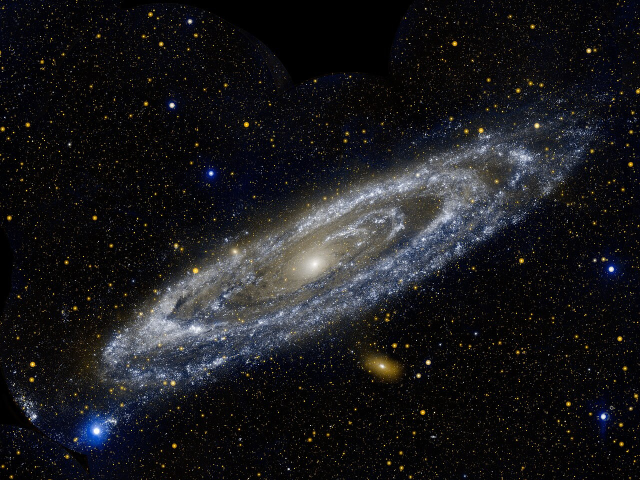
#> input picture Astronomy Pictures/Andromeda.jpeg, 1280 x 960 px (shown at 1/2 size); its folder holds only this picture in this run
$ python -i recognizer.py   (imports and definitions only)
#> lines starting #> are read from the running program, lines starting #| are printed output that depends on the picture
### astronomy_recognizer/features.py
from __future__ import annotations

from dataclasses import dataclass
from math import sqrt
from pathlib import Path
from typing import Iterable

from PIL import Image, ImageFilter, ImageOps, ImageStat


@dataclass
class ImageFeatures:
    average_hash: str
    difference_hash: str
    edge_hash: str
    color_histogram: list[float]
    grayscale_histogram: list[float]
    aspect_ratio: float
    brightness: float
    contrast: float

    def to_dict(self) -> dict:
        return {
            "average_hash": self.average_hash,
            "difference_hash": self.difference_hash,
            "edge_hash": self.edge_hash,
            "color_histogram": self.color_histogram,
            "grayscale_histogram": self.grayscale_histogram,
            "aspect_ratio": self.aspect_ratio,
            "brightness": self.brightness,
            "contrast": self.contrast,
        }

    # [12 lines left out: function from_dict, not called in this run]


def load_image(image_path: Path | str) -> Image.Image:
    image = Image.open(image_path)
    return ImageOps.exif_transpose(image).convert("RGB")


def extract_features(image_path: Path | str) -> ImageFeatures:
    image = load_image(image_path)
    return extract_features_from_image(image)


def extract_features_from_image(image: Image.Image) -> ImageFeatures:
    grayscale = ImageOps.grayscale(image)
    average_hash = compute_average_hash(grayscale)
    difference_hash = compute_difference_hash(grayscale)
    edge_hash = compute_average_hash(grayscale.filter(ImageFilter.FIND_EDGES))
    color_histogram = normalized_color_histogram(image)
    grayscale_histogram = normalized_histogram(grayscale.histogram(), bins=16)
    aspect_ratio = image.width / image.height if image.height else 1.0

    stats = ImageStat.Stat(grayscale)
    brightness = stats.mean[0]
    contrast = stats.stddev[0]

    return ImageFeatures(
        average_hash=average_hash,
        difference_hash=difference_hash,
        edge_hash=edge_hash,
        color_histogram=color_histogram,
        grayscale_histogram=grayscale_histogram,
        aspect_ratio=aspect_ratio,
        brightness=brightness / 255.0,
        contrast=contrast / 255.0,
    )


def compute_average_hash(grayscale_image: Image.Image, size: int = 8) -> str:
    resized = grayscale_image.resize((size, size))
    pixels = list(resized.getdata())
    average = sum(pixels) / len(pixels)
    return "".join("1" if value >= average else "0" for value in pixels)


def compute_difference_hash(grayscale_image: Image.Image, size: int = 8) -> str:
    resized = grayscale_image.resize((size + 1, size))
    bits: list[str] = []
    for y in range(size):
        for x in range(size):
            left = resized.getpixel((x, y))
            right = resized.getpixel((x + 1, y))
            bits.append("1" if left > right else "0")
    return "".join(bits)


def normalized_color_histogram(image: Image.Image, bins_per_channel: int = 8) -> list[float]:
    channels = image.split()
    histogram: list[float] = []
    for channel in channels:
        histogram.extend(normalized_histogram(channel.histogram(), bins_per_channel))
    return histogram


def normalized_histogram(values: Iterable[int], bins: int) -> list[float]:
    values = list(values)
    bucket_size = len(values) // bins
    compressed = [
        sum(values[index : index + bucket_size])
        for index in range(0, len(values), bucket_size)
    ]
    compressed = compressed[:bins]
    total = sum(compressed) or 1
    return [value / total for value in compressed]


def hamming_distance(first: str, second: str) -> int:
    return sum(1 for a, b in zip(first, second) if a != b)


def l1_distance(first: Iterable[float], second: Iterable[float]) -> float:
    return sum(abs(a - b) for a, b in zip(first, second))

### astronomy_recognizer/recognizer.py
from __future__ import annotations

import json
from dataclasses import dataclass
from pathlib import Path

from PIL import ImageEnhance, ImageFilter, ImageOps

from .features import (
    ImageFeatures,
    extract_features,
    extract_features_from_image,
    hamming_distance,
    l1_distance,
    load_image,
)
from .metadata import build_catalog_entry


@dataclass
class MatchResult:
    messier_id: str
    title: str
    common_name: str | None
    category: str
    description: str
    reference_image: str
    star_map_image: str | None
    similarity_score: float
    confidence_label: str


class MessierRecognizer:
    # [100 lines left out: functions __init__, predict, build_reference_index, combined_distance, not called in this run]


def build_reference_feature_sets(image_path: Path | str) -> list[dict]:
    image = load_image(image_path)
#> in load_image, image is the input picture: PIL image 1280x960 RGB; mean R, G, B 25.9, 25.9, 28.9
    return serialize_feature_sets(generate_image_variants(image, include_flip=False))


def extract_query_feature_sets(image_path: Path | str) -> list[ImageFeatures]:
    image = load_image(image_path)
    return generate_image_variants(image, include_flip=True)


def generate_image_variants(image, include_flip: bool) -> list[ImageFeatures]:
    variants = [
        image,
        ImageOps.autocontrast(image),
        ImageEnhance.Contrast(image).enhance(1.18),
        ImageEnhance.Contrast(image).enhance(0.88),
        ImageEnhance.Brightness(image).enhance(1.08),
        ImageEnhance.Brightness(image).enhance(0.92),
        image.filter(ImageFilter.SHARPEN),
        image.filter(ImageFilter.SMOOTH),
    ]
    if include_flip:
        variants.append(ImageOps.mirror(image))
    return [extract_features_from_image(variant.convert("RGB")) for variant in variants]
#> in extract_features_from_image, `grayscale = ImageOps.grayscale(image)`:
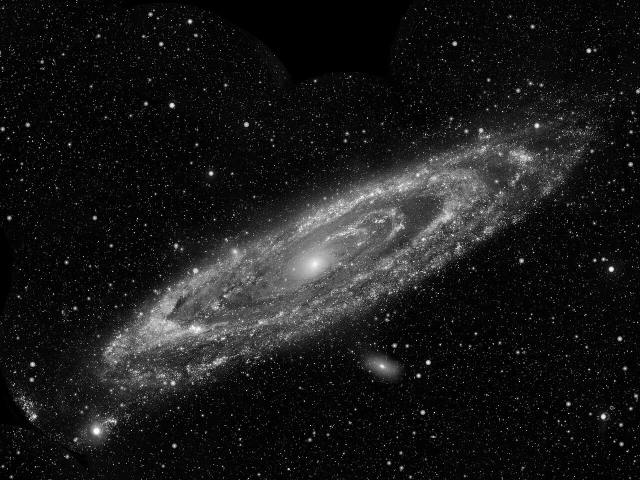
#> grayscale: PIL image 1280x960 L (shown at 1/2 size); min 0, max 255, mean 26.2
#> in compute_average_hash, `pixels = list(resized.getdata())`: pixels = 64 values, max 120 at index 35, min 1 at index 4, mean 26.36
#> in compute_average_hash, `average = sum(pixels) / len(pixels)`: average = 26.36
#> after the loop in compute_difference_hash, `for y in range(size):`: bits = 64 items, first 6: '0', '0', '1', '1', '0', '0'
#> the loop in normalized_color_histogram, `for channel in channels:` made 3 passes
#> compressed in normalized_histogram on passes 1 to 3: [945502, 98326, 74779, 54929, 30346, 14462, 6523, 3933], [939947, 98215, 78172, 56601, 30636, 14811, 6613, 3805], [915849, 111467, 82470, 58150, 32783, 17251, 7281, 3549]
#> after the loop in normalized_color_histogram, `for channel in channels:`: histogram = [0.769, 0.08, 0.0609, 0.0447, 0.0247, 0.0118, 0.00531, 0.0032, 0.765, 0.0799, 0.0636, 0.0461, 0.0249, 0.0121, 0.00538, 0.0031, 0.745, 0.0907, 0.0671, 0.0473, 0.0267, 0.014, 0.00593, 0.00289]
#> in extract_features_from_image, `color_histogram = normalized_color_histogram(image)`: color_histogram has the same summary as histogram in normalized_color_histogram
#> in extract_features_from_image, `grayscale_histogram = normalized_histogram(grayscale.histogram(), bins..`: grayscale_histogram = [0.679, 0.0855, 0.0442, 0.0366, 0.0333, 0.0303, 0.0259, 0.0201, 0.0144, 0.0104, 0.00716, 0.00484, 0.00328, 0.00217, 0.00159, 0.0012]
#> in extract_features_from_image, `brightness = stats.mean[0]`: brightness = 26.24
#> in extract_features_from_image, `contrast = stats.stddev[0]`: contrast = 42.16
#> the loop in normalized_color_histogram (call 2), `for channel in channels:` made 3 passes
#> in extract_features_from_image (call 3), `grayscale = ImageOps.grayscale(image)`:
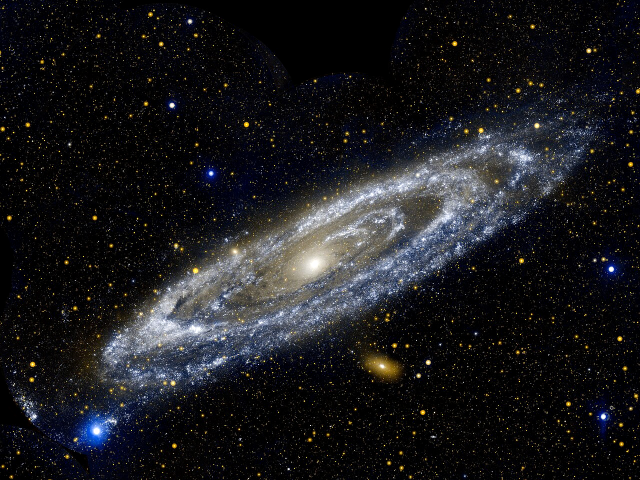
#> image: PIL image 1280x960 RGB (shown at 1/2 size); mean R, G, B 26.6, 26.8, 30
#> in extract_features_from_image (call 3), `color_histogram = normalized_color_histogram(image)`: color_histogram = [0.769, 0.0692, 0.0541, 0.0439, 0.0297, 0.0167, 0.00883, 0.00805, 0.765, 0.0688, 0.056, 0.0461, 0.0299, 0.0172, 0.00898, 0.00803, 0.745, 0.0797, 0.058, 0.0487, 0.0306, 0.0188, 0.0105, 0.00829]
#> in extract_features_from_image (call 3), `grayscale_histogram = normalized_histogram(grayscale.histogram(), bins..`: grayscale_histogram = [0.696, 0.0674, 0.0379, 0.0327, 0.0284, 0.0277, 0.0245, 0.0215, 0.0168, 0.0132, 0.00977, 0.0073, 0.00541, 0.00365, 0.0029, 0.00478]
#> in extract_features_from_image (call 3), `brightness = stats.mean[0]`: brightness = 27.07
#> in extract_features_from_image (call 3), `contrast = stats.stddev[0]`: contrast = 48.63


def serialize_feature_sets(feature_sets: list[ImageFeatures]) -> list[dict]:
    return [
        {
            "features": feature_set.to_dict(),
        }
        for feature_set in feature_sets
    ]


# [19 lines left out: functions score_object, confidence_from_score, not called in this run]

>>> result = build_reference_feature_sets('../Astronomy Pictures/Andromeda.jpeg')
#> result = 8 items

$ run again, on Astronomy Pictures/Crab.png
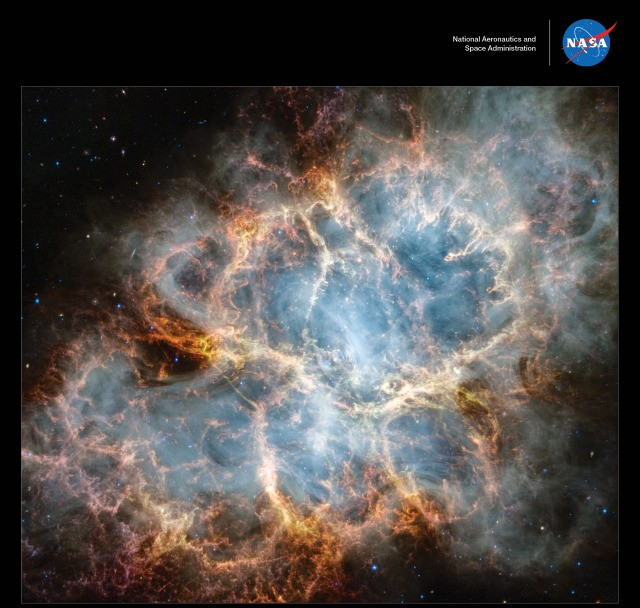
#> input picture Astronomy Pictures/Crab.png, 640 x 608 px
#> in load_image, image is the input picture: PIL image 640x608 RGBA; mean R, G, B, A 82.2, 78, 75.2, 255
#> in extract_features_from_image, `grayscale = ImageOps.grayscale(image)`:
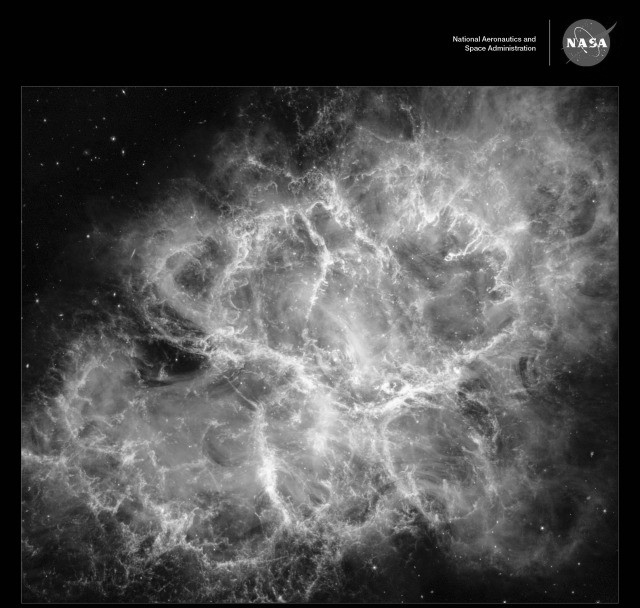
#> grayscale: PIL image 640x608 L; min 0, max 254, mean 78.9
#> pixels = 64 values, max 190 at index 44, min 0 at index 4, mean 80.27
#> average = 80.27
#> after the loop in compute_difference_hash, `for y in range(size):`: bits = 64 items, first 6: '0', '1', '1', '0', '1', '0'
#> the loop in normalized_color_histogram, `for channel in channels:` made 3 passes
#> compressed in normalized_histogram on passes 1 to 3: [124976, 44493, 49645, 61579, 52814, 33354, 16677, 5582], [139446, 45096, 42663, 55704, 56281, 32531, 14466, 2933], [152297, 47083, 38327, 45929, 50832, 34091, 16715, 3846]
#> after the loop in normalized_color_histogram, `for channel in channels:`: histogram = [0.321, 0.114, 0.128, 0.158, 0.136, 0.0857, 0.0429, 0.0143, 0.358, 0.116, 0.11, 0.143, 0.145, 0.0836, 0.0372, 0.00754, 0.391, 0.121, 0.0985, 0.118, 0.131, 0.0876, 0.043, 0.00988]
#> color_histogram has the same summary as histogram in normalized_color_histogram
#> grayscale_histogram = [0.259, 0.0873, 0.0598, 0.0576, 0.0537, 0.0598, 0.0653, 0.0826, 0.0802, 0.0666, 0.0488, 0.0349, 0.0224, 0.014, 0.0058, 0.00181]
#> brightness = 78.93
#> contrast = 64.78
#> the loop in normalized_color_histogram (call 2), `for channel in channels:` made 3 passes
#> in extract_features_from_image (call 3), `grayscale = ImageOps.grayscale(image)`:
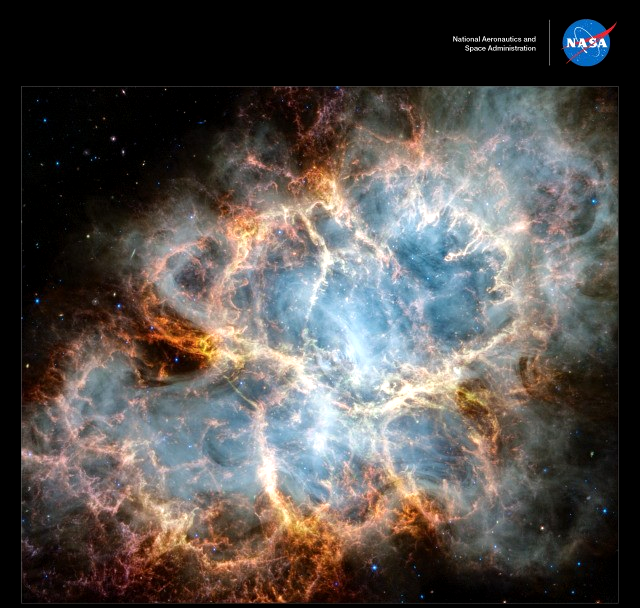
#> image: PIL image 640x608 RGB; mean R, G, B 84.9, 80, 76.9
#> color_histogram = [0.352, 0.0941, 0.108, 0.132, 0.124, 0.0932, 0.0566, 0.0396, 0.388, 0.0953, 0.0933, 0.113, 0.135, 0.0931, 0.0531, 0.0292, 0.423, 0.0985, 0.083, 0.0956, 0.114, 0.091, 0.0597, 0.0347]
#> grayscale_histogram = [0.318, 0.0579, 0.0501, 0.0472, 0.045, 0.0516, 0.0523, 0.0652, 0.0724, 0.0637, 0.0546, 0.0403, 0.0319, 0.0212, 0.0154, 0.0127]
#> brightness = 81.11
#> contrast = 73.05
#> result = 8 items
